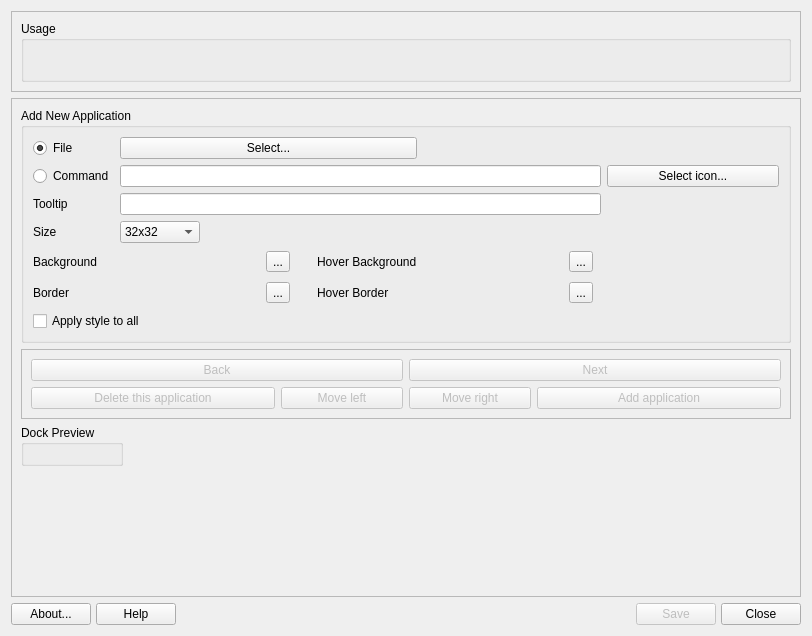
<?xml version="1.0" encoding="UTF-8"?>
<ui version="4.0">
 <class>MainWindow</class>
 <widget class="QDialog" name="MainWindow">
  <property name="geometry">
   <rect>
    <x>0</x>
    <y>0</y>
    <width>812</width>
    <height>636</height>
   </rect>
  </property>
  <property name="windowTitle">
   <string>Program_Name</string>
  </property>
  <layout class="QVBoxLayout" name="verticalLayout">
   <item>
    <widget class="QFrame" name="frameUsage">
     <property name="frameShape">
      <enum>QFrame::StyledPanel</enum>
     </property>
     <property name="frameShadow">
      <enum>QFrame::Plain</enum>
     </property>
     <layout class="QGridLayout" name="gridLayout_3">
      <item row="0" column="0">
       <widget class="QGroupBox" name="groupBoxUsage">
        <property name="title">
         <string>Usage</string>
        </property>
        <layout class="QHBoxLayout" name="horizontalLayout_2">
         <item>
          <spacer name="horizontalSpacer">
           <property name="orientation">
            <enum>Qt::Horizontal</enum>
           </property>
           <property name="sizeType">
            <enum>QSizePolicy::Maximum</enum>
           </property>
           <property name="sizeHint" stdset="0">
            <size>
             <width>3</width>
             <height>20</height>
            </size>
           </property>
          </spacer>
         </item>
         <item>
          <widget class="QLabel" name="labelUsage">
           <property name="text">
            <string/>
           </property>
          </widget>
         </item>
        </layout>
       </widget>
      </item>
     </layout>
    </widget>
   </item>
   <item>
    <widget class="QFrame" name="frame">
     <property name="frameShape">
      <enum>QFrame::StyledPanel</enum>
     </property>
     <property name="frameShadow">
      <enum>QFrame::Plain</enum>
     </property>
     <property name="lineWidth">
      <number>0</number>
     </property>
     <layout class="QGridLayout" name="gridLayout_2">
      <item row="6" column="0">
       <spacer name="verticalSpacer_2">
        <property name="orientation">
         <enum>Qt::Vertical</enum>
        </property>
        <property name="sizeHint" stdset="0">
         <size>
          <width>20</width>
          <height>0</height>
         </size>
        </property>
       </spacer>
      </item>
      <item row="5" column="0">
       <layout class="QHBoxLayout" name="horizontalLayout_4">
        <item>
         <spacer name="horizontalSpacer_3">
          <property name="orientation">
           <enum>Qt::Horizontal</enum>
          </property>
          <property name="sizeHint" stdset="0">
           <size>
            <width>40</width>
            <height>20</height>
           </size>
          </property>
         </spacer>
        </item>
       </layout>
      </item>
      <item row="3" column="0">
       <widget class="QFrame" name="frame_2">
        <property name="frameShape">
         <enum>QFrame::StyledPanel</enum>
        </property>
        <property name="frameShadow">
         <enum>QFrame::Plain</enum>
        </property>
        <layout class="QGridLayout" name="gridLayout_4">
         <item row="1" column="4" colspan="2">
          <widget class="QPushButton" name="buttonAdd">
           <property name="enabled">
            <bool>false</bool>
           </property>
           <property name="text">
            <string>Add application</string>
           </property>
           <property name="icon">
            <iconset theme="add">
             <normaloff>.</normaloff>.</iconset>
           </property>
          </widget>
         </item>
         <item row="1" column="3">
          <widget class="QPushButton" name="buttonMoveRight">
           <property name="enabled">
            <bool>false</bool>
           </property>
           <property name="text">
            <string>Move right</string>
           </property>
           <property name="icon">
            <iconset theme="arrow-right">
             <normaloff>.</normaloff>.</iconset>
           </property>
          </widget>
         </item>
         <item row="1" column="2">
          <widget class="QPushButton" name="buttonMoveLeft">
           <property name="enabled">
            <bool>false</bool>
           </property>
           <property name="text">
            <string>Move left</string>
           </property>
           <property name="icon">
            <iconset theme="arrow-left">
             <normaloff>.</normaloff>.</iconset>
           </property>
          </widget>
         </item>
         <item row="0" column="3" colspan="3">
          <widget class="QPushButton" name="buttonNext">
           <property name="enabled">
            <bool>false</bool>
           </property>
           <property name="sizePolicy">
            <sizepolicy hsizetype="Expanding" vsizetype="Fixed">
             <horstretch>0</horstretch>
             <verstretch>0</verstretch>
            </sizepolicy>
           </property>
           <property name="minimumSize">
            <size>
             <width>0</width>
             <height>0</height>
            </size>
           </property>
           <property name="text">
            <string>Next</string>
           </property>
           <property name="icon">
            <iconset theme="go-next">
             <normaloff>.</normaloff>.</iconset>
           </property>
          </widget>
         </item>
         <item row="0" column="0" colspan="3">
          <widget class="QPushButton" name="buttonPrev">
           <property name="enabled">
            <bool>false</bool>
           </property>
           <property name="sizePolicy">
            <sizepolicy hsizetype="Expanding" vsizetype="Fixed">
             <horstretch>0</horstretch>
             <verstretch>0</verstretch>
            </sizepolicy>
           </property>
           <property name="minimumSize">
            <size>
             <width>0</width>
             <height>0</height>
            </size>
           </property>
           <property name="text">
            <string>Back</string>
           </property>
           <property name="icon">
            <iconset theme="go-previous">
             <normaloff>.</normaloff>.</iconset>
           </property>
          </widget>
         </item>
         <item row="1" column="0" colspan="2">
          <widget class="QPushButton" name="buttonDelete">
           <property name="enabled">
            <bool>false</bool>
           </property>
           <property name="text">
            <string>Delete this application</string>
           </property>
           <property name="icon">
            <iconset theme="edit-delete-symbolic">
             <normaloff>.</normaloff>.</iconset>
           </property>
           <property name="autoDefault">
            <bool>true</bool>
           </property>
          </widget>
         </item>
        </layout>
       </widget>
      </item>
      <item row="4" column="0" alignment="Qt::AlignLeft">
       <widget class="QGroupBox" name="groupPreview">
        <property name="title">
         <string>Dock Preview</string>
        </property>
        <layout class="QHBoxLayout" name="horizontalLayout">
         <item>
          <layout class="QHBoxLayout" name="icons"/>
         </item>
        </layout>
       </widget>
      </item>
      <item row="1" column="0" rowspan="2">
       <widget class="QGroupBox" name="groupAdd">
        <property name="title">
         <string>Add New Application</string>
        </property>
        <layout class="QGridLayout" name="gridLayout">
         <item row="3" column="0">
          <widget class="QLabel" name="labelSize">
           <property name="text">
            <string>Size</string>
           </property>
          </widget>
         </item>
         <item row="1" column="1" colspan="6">
          <widget class="QLineEdit" name="lineEditCommand">
           <property name="sizePolicy">
            <sizepolicy hsizetype="Expanding" vsizetype="Fixed">
             <horstretch>0</horstretch>
             <verstretch>0</verstretch>
            </sizepolicy>
           </property>
           <property name="minimumSize">
            <size>
             <width>250</width>
             <height>0</height>
            </size>
           </property>
          </widget>
         </item>
         <item row="5" column="1">
          <widget class="QWidget" name="widgetBorder" native="true">
           <property name="mouseTracking">
            <bool>false</bool>
           </property>
           <property name="toolTip">
            <string>Click to select different color...</string>
           </property>
           <property name="autoFillBackground">
            <bool>false</bool>
           </property>
           <layout class="QHBoxLayout" name="horizontalLayout_7" stretch="0,0">
            <property name="spacing">
             <number>2</number>
            </property>
            <property name="leftMargin">
             <number>2</number>
            </property>
            <property name="topMargin">
             <number>2</number>
            </property>
            <property name="rightMargin">
             <number>2</number>
            </property>
            <property name="bottomMargin">
             <number>2</number>
            </property>
            <item>
             <spacer name="horizontalSpacer_8">
              <property name="orientation">
               <enum>Qt::Horizontal</enum>
              </property>
              <property name="sizeHint" stdset="0">
               <size>
                <width>40</width>
                <height>20</height>
               </size>
              </property>
             </spacer>
            </item>
            <item>
             <widget class="QToolButton" name="toolBorder">
              <property name="text">
               <string notr="true">...</string>
              </property>
              <property name="iconSize">
               <size>
                <width>16</width>
                <height>16</height>
               </size>
              </property>
              <property name="popupMode">
               <enum>QToolButton::InstantPopup</enum>
              </property>
              <property name="toolButtonStyle">
               <enum>Qt::ToolButtonIconOnly</enum>
              </property>
              <property name="autoRaise">
               <bool>false</bool>
              </property>
             </widget>
            </item>
           </layout>
          </widget>
         </item>
         <item row="4" column="1">
          <widget class="QWidget" name="widgetBackground" native="true">
           <property name="mouseTracking">
            <bool>false</bool>
           </property>
           <property name="toolTip">
            <string>Click to select different color...</string>
           </property>
           <property name="autoFillBackground">
            <bool>false</bool>
           </property>
           <layout class="QHBoxLayout" name="horizontalLayout_9" stretch="0,0">
            <property name="spacing">
             <number>2</number>
            </property>
            <property name="leftMargin">
             <number>2</number>
            </property>
            <property name="topMargin">
             <number>2</number>
            </property>
            <property name="rightMargin">
             <number>2</number>
            </property>
            <property name="bottomMargin">
             <number>2</number>
            </property>
            <item>
             <spacer name="horizontalSpacer_10">
              <property name="orientation">
               <enum>Qt::Horizontal</enum>
              </property>
              <property name="sizeHint" stdset="0">
               <size>
                <width>40</width>
                <height>20</height>
               </size>
              </property>
             </spacer>
            </item>
            <item>
             <widget class="QToolButton" name="toolBackground">
              <property name="text">
               <string notr="true">...</string>
              </property>
              <property name="iconSize">
               <size>
                <width>16</width>
                <height>16</height>
               </size>
              </property>
              <property name="popupMode">
               <enum>QToolButton::InstantPopup</enum>
              </property>
              <property name="toolButtonStyle">
               <enum>Qt::ToolButtonIconOnly</enum>
              </property>
              <property name="autoRaise">
               <bool>false</bool>
              </property>
             </widget>
            </item>
           </layout>
          </widget>
         </item>
         <item row="5" column="0">
          <widget class="QLabel" name="labelBorder">
           <property name="text">
            <string>Border</string>
           </property>
          </widget>
         </item>
         <item row="8" column="0" colspan="5">
          <widget class="QCheckBox" name="checkApplyStyleToAll">
           <property name="text">
            <string>Apply style to all</string>
           </property>
          </widget>
         </item>
         <item row="4" column="4">
          <widget class="QLabel" name="label">
           <property name="text">
            <string>Hover Background</string>
           </property>
          </widget>
         </item>
         <item row="3" column="1" colspan="4">
          <widget class="QComboBox" name="comboSize">
           <property name="sizePolicy">
            <sizepolicy hsizetype="Fixed" vsizetype="Fixed">
             <horstretch>0</horstretch>
             <verstretch>0</verstretch>
            </sizepolicy>
           </property>
           <property name="minimumSize">
            <size>
             <width>80</width>
             <height>0</height>
            </size>
           </property>
           <property name="frame">
            <bool>true</bool>
           </property>
           <item>
            <property name="text">
             <string notr="true">32x32</string>
            </property>
           </item>
           <item>
            <property name="text">
             <string>36x36</string>
            </property>
           </item>
           <item>
            <property name="text">
             <string>40x40</string>
            </property>
           </item>
           <item>
            <property name="text">
             <string notr="true">48x48</string>
            </property>
           </item>
           <item>
            <property name="text">
             <string notr="true">64x64</string>
            </property>
           </item>
          </widget>
         </item>
         <item row="0" column="0">
          <widget class="QRadioButton" name="radioDesktop">
           <property name="text">
            <string>File</string>
           </property>
           <property name="checked">
            <bool>true</bool>
           </property>
          </widget>
         </item>
         <item row="4" column="2">
          <spacer name="horizontalSpacer_4">
           <property name="orientation">
            <enum>Qt::Horizontal</enum>
           </property>
           <property name="sizeType">
            <enum>QSizePolicy::Fixed</enum>
           </property>
           <property name="sizeHint" stdset="0">
            <size>
             <width>7</width>
             <height>20</height>
            </size>
           </property>
          </spacer>
         </item>
         <item row="5" column="4">
          <widget class="QLabel" name="labelHoverBorder">
           <property name="text">
            <string>Hover Border</string>
           </property>
          </widget>
         </item>
         <item row="1" column="8">
          <widget class="QPushButton" name="buttonSelectIcon">
           <property name="sizePolicy">
            <sizepolicy hsizetype="Ignored" vsizetype="Fixed">
             <horstretch>0</horstretch>
             <verstretch>0</verstretch>
            </sizepolicy>
           </property>
           <property name="text">
            <string>Select icon...</string>
           </property>
          </widget>
         </item>
         <item row="5" column="5">
          <widget class="QWidget" name="widgetHoverBorder" native="true">
           <property name="mouseTracking">
            <bool>false</bool>
           </property>
           <property name="toolTip">
            <string>Click to select different color...</string>
           </property>
           <property name="autoFillBackground">
            <bool>false</bool>
           </property>
           <layout class="QHBoxLayout" name="horizontalLayout_6" stretch="0,0">
            <property name="spacing">
             <number>2</number>
            </property>
            <property name="leftMargin">
             <number>2</number>
            </property>
            <property name="topMargin">
             <number>2</number>
            </property>
            <property name="rightMargin">
             <number>2</number>
            </property>
            <property name="bottomMargin">
             <number>2</number>
            </property>
            <item>
             <spacer name="horizontalSpacer_7">
              <property name="orientation">
               <enum>Qt::Horizontal</enum>
              </property>
              <property name="sizeHint" stdset="0">
               <size>
                <width>40</width>
                <height>20</height>
               </size>
              </property>
             </spacer>
            </item>
            <item>
             <widget class="QToolButton" name="toolHoverBorder">
              <property name="text">
               <string notr="true">...</string>
              </property>
              <property name="iconSize">
               <size>
                <width>16</width>
                <height>16</height>
               </size>
              </property>
              <property name="popupMode">
               <enum>QToolButton::InstantPopup</enum>
              </property>
              <property name="toolButtonStyle">
               <enum>Qt::ToolButtonIconOnly</enum>
              </property>
              <property name="autoRaise">
               <bool>false</bool>
              </property>
             </widget>
            </item>
           </layout>
          </widget>
         </item>
         <item row="4" column="5">
          <widget class="QWidget" name="widgetHoverBackground" native="true">
           <property name="mouseTracking">
            <bool>false</bool>
           </property>
           <property name="toolTip">
            <string>Click to select different color...</string>
           </property>
           <property name="autoFillBackground">
            <bool>false</bool>
           </property>
           <layout class="QHBoxLayout" name="horizontalLayout_8" stretch="0,0">
            <property name="spacing">
             <number>2</number>
            </property>
            <property name="leftMargin">
             <number>2</number>
            </property>
            <property name="topMargin">
             <number>2</number>
            </property>
            <property name="rightMargin">
             <number>2</number>
            </property>
            <property name="bottomMargin">
             <number>2</number>
            </property>
            <item>
             <spacer name="horizontalSpacer_9">
              <property name="orientation">
               <enum>Qt::Horizontal</enum>
              </property>
              <property name="sizeHint" stdset="0">
               <size>
                <width>40</width>
                <height>20</height>
               </size>
              </property>
             </spacer>
            </item>
            <item>
             <widget class="QToolButton" name="toolHoverBackground">
              <property name="text">
               <string notr="true">...</string>
              </property>
              <property name="iconSize">
               <size>
                <width>16</width>
                <height>16</height>
               </size>
              </property>
              <property name="popupMode">
               <enum>QToolButton::InstantPopup</enum>
              </property>
              <property name="toolButtonStyle">
               <enum>Qt::ToolButtonIconOnly</enum>
              </property>
              <property name="autoRaise">
               <bool>false</bool>
              </property>
             </widget>
            </item>
           </layout>
          </widget>
         </item>
         <item row="1" column="0">
         <widget class="QRadioButton" name="radioCommand">
          <property name="text">
           <string>Command</string>
          </property>
         </widget>
        </item>
         <item row="2" column="0">
          <widget class="QLabel" name="labelTooltip">
           <property name="text">
            <string>Tooltip</string>
           </property>
          </widget>
         </item>
         <item row="2" column="1" colspan="6">
          <widget class="QLineEdit" name="lineEditTooltip">
           <property name="minimumSize">
            <size>
             <width>250</width>
             <height>0</height>
            </size>
           </property>
          </widget>
         </item>
         <item row="3" column="8">
          <spacer name="horizontalSpacer_2">
           <property name="orientation">
            <enum>Qt::Horizontal</enum>
           </property>
           <property name="sizeType">
            <enum>QSizePolicy::Expanding</enum>
           </property>
           <property name="sizeHint" stdset="0">
            <size>
             <width>100</width>
             <height>20</height>
            </size>
           </property>
          </spacer>
         </item>
         <item row="4" column="0">
          <widget class="QLabel" name="labelBackground">
           <property name="text">
            <string>Background</string>
           </property>
          </widget>
         </item>
         <item row="0" column="1" colspan="4">
          <widget class="QPushButton" name="buttonSelectApp">
           <property name="sizePolicy">
            <sizepolicy hsizetype="Expanding" vsizetype="Fixed">
             <horstretch>0</horstretch>
             <verstretch>0</verstretch>
            </sizepolicy>
           </property>
           <property name="text">
            <string>Select...</string>
           </property>
          </widget>
         </item>
        </layout>
       </widget>
      </item>
     </layout>
    </widget>
   </item>
   <item>
    <layout class="QGridLayout" name="buttonBar" columnstretch="0,0,0,0,0,0,0,0,0,0">
     <property name="sizeConstraint">
      <enum>QLayout::SetDefaultConstraint</enum>
     </property>
     <property name="leftMargin">
      <number>0</number>
     </property>
     <property name="topMargin">
      <number>0</number>
     </property>
     <property name="rightMargin">
      <number>0</number>
     </property>
     <property name="bottomMargin">
      <number>0</number>
     </property>
     <property name="spacing">
      <number>5</number>
     </property>
     <item row="0" column="1">
      <widget class="QPushButton" name="buttonHelp">
       <property name="sizePolicy">
        <sizepolicy hsizetype="Minimum" vsizetype="Preferred">
         <horstretch>0</horstretch>
         <verstretch>0</verstretch>
        </sizepolicy>
       </property>
       <property name="toolTip">
        <string>Display help </string>
       </property>
       <property name="text">
        <string>Help</string>
       </property>
       <property name="icon">
        <iconset theme="help-contents">
         <normaloff>.</normaloff>.</iconset>
       </property>
       <property name="shortcut">
        <string>Alt+H</string>
       </property>
      </widget>
     </item>
     <item row="0" column="5">
      <spacer name="horizontalSpacer2">
       <property name="orientation">
        <enum>Qt::Horizontal</enum>
       </property>
       <property name="sizeType">
        <enum>QSizePolicy::Expanding</enum>
       </property>
       <property name="sizeHint" stdset="0">
        <size>
         <width>100</width>
         <height>20</height>
        </size>
       </property>
      </spacer>
     </item>
     <item row="0" column="0">
      <widget class="QPushButton" name="buttonAbout">
       <property name="sizePolicy">
        <sizepolicy hsizetype="Minimum" vsizetype="Preferred">
         <horstretch>0</horstretch>
         <verstretch>0</verstretch>
        </sizepolicy>
       </property>
       <property name="toolTip">
        <string>About this application</string>
       </property>
       <property name="text">
        <string>About...</string>
       </property>
       <property name="icon">
        <iconset theme="help-about">
         <normaloff>.</normaloff>.</iconset>
       </property>
       <property name="shortcut">
        <string>Alt+B</string>
       </property>
       <property name="autoDefault">
        <bool>true</bool>
       </property>
      </widget>
     </item>
     <item row="0" column="2">
      <spacer name="horizontalSpacer1">
       <property name="orientation">
        <enum>Qt::Horizontal</enum>
       </property>
       <property name="sizeType">
        <enum>QSizePolicy::Expanding</enum>
       </property>
       <property name="sizeHint" stdset="0">
        <size>
         <width>100</width>
         <height>20</height>
        </size>
       </property>
      </spacer>
     </item>
     <item row="0" column="9">
      <widget class="QPushButton" name="buttonCancel">
       <property name="sizePolicy">
        <sizepolicy hsizetype="Minimum" vsizetype="Preferred">
         <horstretch>0</horstretch>
         <verstretch>0</verstretch>
        </sizepolicy>
       </property>
       <property name="toolTip">
        <string>Quit application</string>
       </property>
       <property name="text">
        <string>Close</string>
       </property>
       <property name="icon">
        <iconset theme="window-close">
         <normaloff>.</normaloff>.</iconset>
       </property>
       <property name="shortcut">
        <string>Alt+N</string>
       </property>
       <property name="autoDefault">
        <bool>true</bool>
       </property>
      </widget>
     </item>
     <item row="0" column="3">
      <widget class="QLabel" name="labelLogo">
       <property name="maximumSize">
        <size>
         <width>32</width>
         <height>32</height>
        </size>
       </property>
       <property name="midLineWidth">
        <number>0</number>
       </property>
       <property name="text">
        <string/>
       </property>
       <property name="pixmap">
        <pixmap resource="images.qrc">:/icons/images/logo.svg</pixmap>
       </property>
       <property name="scaledContents">
        <bool>true</bool>
       </property>
      </widget>
     </item>
     <item row="0" column="7">
      <widget class="QPushButton" name="buttonSave">
       <property name="enabled">
        <bool>false</bool>
       </property>
       <property name="sizePolicy">
        <sizepolicy hsizetype="Minimum" vsizetype="Preferred">
         <horstretch>0</horstretch>
         <verstretch>0</verstretch>
        </sizepolicy>
       </property>
       <property name="text">
        <string>Save</string>
       </property>
       <property name="icon">
        <iconset theme="document-save-symbolic">
         <normaloff>.</normaloff>.</iconset>
       </property>
       <property name="shortcut">
        <string>Alt+S</string>
       </property>
       <property name="autoDefault">
        <bool>true</bool>
       </property>
       <property name="default">
        <bool>true</bool>
       </property>
      </widget>
     </item>
    </layout>
   </item>
  </layout>
 </widget>
 <tabstops>
  <tabstop>radioDesktop</tabstop>
  <tabstop>buttonSelectApp</tabstop>
  <tabstop>radioCommand</tabstop>
  <tabstop>lineEditCommand</tabstop>
  <tabstop>lineEditTooltip</tabstop>
  <tabstop>buttonSelectIcon</tabstop>
  <tabstop>comboSize</tabstop>
  <tabstop>checkApplyStyleToAll</tabstop>
  <tabstop>buttonPrev</tabstop>
  <tabstop>buttonNext</tabstop>
  <tabstop>buttonDelete</tabstop>
  <tabstop>buttonMoveLeft</tabstop>
  <tabstop>buttonMoveRight</tabstop>
  <tabstop>buttonAdd</tabstop>
  <tabstop>buttonAbout</tabstop>
  <tabstop>buttonHelp</tabstop>
  <tabstop>buttonSave</tabstop>
  <tabstop>buttonCancel</tabstop>
 </tabstops>
 <resources>
  <include location="images.qrc"/>
 </resources>
 <connections>
  <connection>
   <sender>buttonCancel</sender>
   <signal>pressed()</signal>
   <receiver>MainWindow</receiver>
   <slot>close()</slot>
   <hints>
    <hint type="sourcelabel">
     <x>1056</x>
     <y>538</y>
    </hint>
    <hint type="destinationlabel">
     <x>388</x>
     <y>272</y>
    </hint>
   </hints>
  </connection>
 </connections>
</ui>
